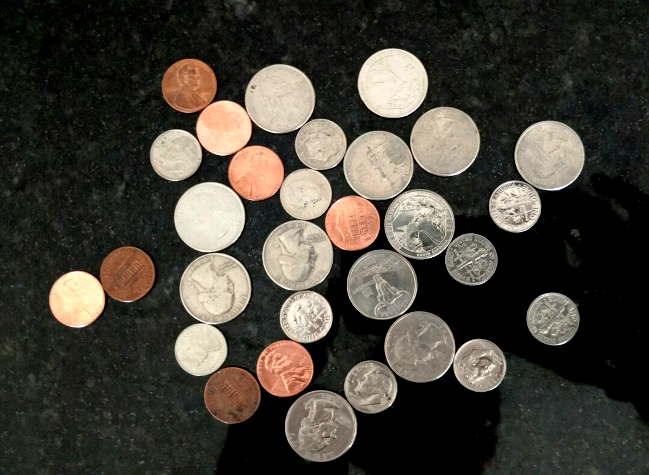
#> input picture sample-images/quarters_dimes_pennies.png, 649 x 475 px
$ jupyter execute --allow-errors 'Hands-on Solutions.ipynb'   (shell and % lines are left out)   (Python 2 division)   (older library calls are emulated)
#> lines starting #> are read from the running program, lines starting #| are printed output that depends on the picture; after the words box and inside, x2 and y2 are one past the last pixel; in counts of white or black regions, pixels touching at a corner belong together
[cell 1]
import matplotlib.pyplot as plt
from skimage import color, feature


im = plt.imread('sample-images/quarters_dimes_pennies.png')
#> im is the input picture: shape (475, 649, 3) float32; mean R, G, B 0.271, 0.254, 0.219
gray_im = color.rgb2gray(im)
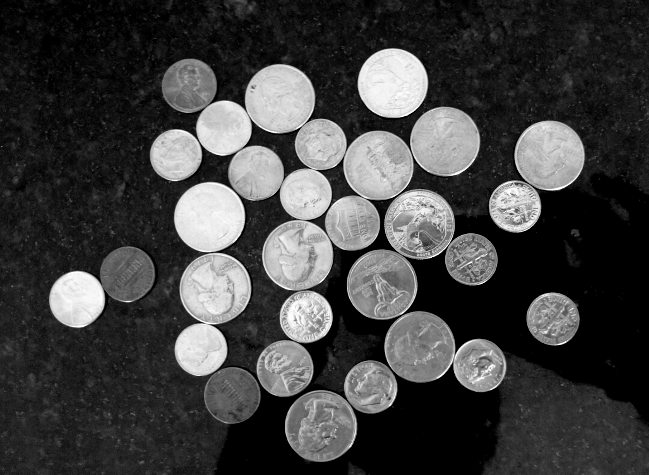
#> gray_im: shape (475, 649) float32; min 0, max 1, mean 0.255
plt.imshow(im)

The coins are much brighter than the background, so let's create a mask for the coins. Use li's method to automatically determine the correct threshold.

[cell 2]
from skimage.filters import threshold_li

coin_thresh = threshold_li(gray_im)
#> coin_thresh = 0.282
coin_mask = gray_im > coin_thresh
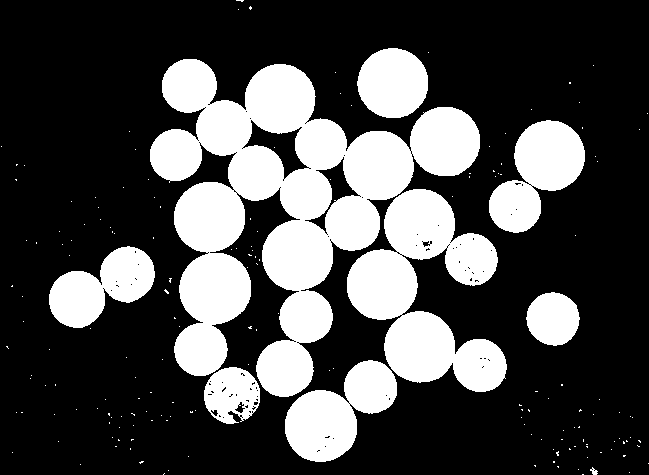
#> coin_mask: shape (475, 649) bool; 28.9% white; 177 white regions (168 under 20 px), largest, box (x1, y1, x2, y2) and area: (150, 59, 480, 397) 46677, (347, 189, 507, 392) 16247, (285, 360, 397, 462) 6309
plt.imshow(coin_mask, cmap='gray')

There is some noise, use morphology operators to clean up the mask.

[cell 3]
from skimage import morphology
from skimage.morphology import disk

coin_mask_clean = morphology.remove_small_objects(coin_mask)
#> coin_mask_clean: shape (475, 649) bool; 28.7% white; 8 white regions, largest, box (x1, y1, x2, y2) and area: (150, 59, 480, 397) 46672, (347, 189, 507, 392) 16246, (285, 360, 397, 462) 6309
coin_mask_clean = morphology.remove_small_objects(~coin_mask_clean)
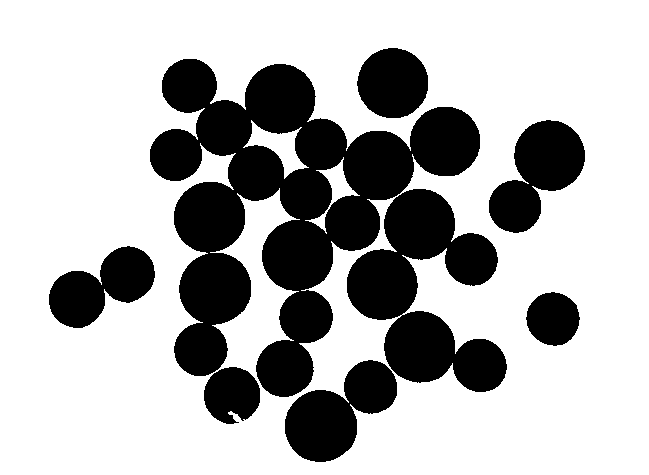
#> coin_mask_clean: shape (475, 649) bool; 71.2% white; 8 black regions, largest, box (x1, y1, x2, y2) and area: (150, 59, 480, 397) 46707, (347, 189, 507, 392) 16330, (285, 360, 397, 462) 6324

plt.imshow(~coin_mask_clean, cmap='gray')

While not 100% perfect, it's close enough, and we will use this mask going forward. Use the coin mask that you created to set the background of the original color image to black, and display display it. You should be able to see the coins in color, but the counter (and the reflections in the counter should be black). While you're at it, set the background of the grayscale image to zero as well. From now on, we don't have to worry about the background affecting our results because we've masked it out.

[cell 4]
im[coin_mask_clean] = 0
gray_im[coin_mask_clean] = 0
plt.imshow(im)

Now that we've segmented the foreground from the background, we want to distinguish the coins from each other. Use the watershed-based segmentation that was introduced in the cell counting demo. Print the number of coins in the image.

[cell 5]
from scipy import ndimage as ndi
from skimage import measure
import numpy as np

def watershed_segmentation(mask):
    distance_im = ndi.distance_transform_edt(~mask)
    peaks_im = feature.peak_local_max(distance_im, indices=False)
#> peaks_im: shape (475, 649) bool; 0.02% white in thin lines or dots, all inside (x1, y1, x2, y2) = (76, 83, 553, 427)
    markers_im = measure.label(peaks_im)
#> markers_im: shape (475, 649) int32; 44 distinct labels, from 0 to 43
    labelled_im = morphology.watershed(-distance_im, markers_im, mask=~coin_mask_clean)
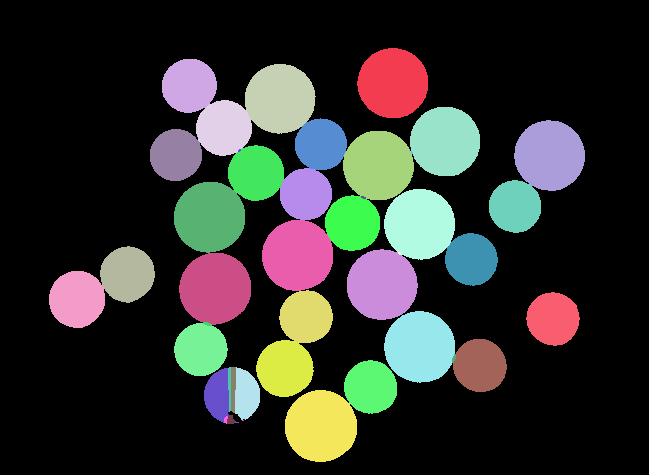
#> labelled_im: shape (475, 649) int32; 44 distinct labels, from 0 to 43; one colour per label, 0 black
    return labelled_im


labelled_coin_im = watershed_segmentation(coin_mask_clean)

print 'There are %i coins in the image.' % (len(np.unique(labelled_coin_im)) - 1)
#| There are 43 coins in the image.
plt.imshow(labelled_coin_im);

Look up the documentation for scikit-image function `regionprops` online. Use this function with the labelled coins image to compute the area of each coin and the location of each coin's center (called the "centroid"). `imshow` the original image and use matplotlib's `text` function to label each coin with its area.

[cell 6]
regions = measure.regionprops(labelled_coin_im)
#> regions = 43 regions; largest, box (x1, y1, x2, y2) and area: (285, 390, 357, 462) 4096, (179, 253, 251, 325) 4054, (384, 311, 455, 383) 3998, (262, 220, 333, 291) 3995, (174, 182, 245, 253) 3977

plt.imshow(im)

for region in regions:
    y, x = region.centroid
    area = region.area
    area_str = '%.1f' % (area/100)
    plt.text(x, y, area_str, color='k', ha='center', va='center')  # ha, va = horizontal alignment,vertical aligment
#> this loop made 43 passes
#> (y, x, area, area_str) on passes 1, 2, 3, 4, 5, 6, 9, 10, 11, 12, 13, 15: (82.69, 392.5, 3905, '39.0'), (85.27, 188.8, 2343, '23.4'), (98.35, 279.6, 3876, '38.8'), (127.5, 223.4, 2432, '24.3'), (141, 444.7, 3853, '38.5'), (144, 320.4, 2124, '21.2'), (154.5, 175.4, 2143, '21.4'), (155.1, 549.2, 3907, '39.1'), (165, 377.9, 3885, '38.9'), (172.5, 255.6, 2442, '24.4'), (193.7, 305.4, 2145, '21.4'), (206, 514.6, 2169, '21.7')

It is possible to separate the coins on the basis of size. Play with different size thresholds and see if you can separate the regions (the output of `regionprops`) by size in order to identify the coins.

[cell 7]
max_dime_area = 2300
min_quarter_area = 3800
value = 0.

plt.imshow(im)

for region in regions:
    y, x = region.centroid
    area = region.area
    if area <= max_dime_area:
        coin_name = 'D'
        value += 10
    elif area >= min_quarter_area:
        coin_name = 'Q'
        value += 25
    else:
        coin_name = 'P'
        value += 1
    plt.text(x, y, coin_name, ha='center', va='center')  # ha, va = horizontal alignment,vertical aligment
#> this loop made 43 passes
#> (y, x, area, coin_name, value) on passes 1, 2, 3, 4, 5, 6, 9, 10, 11, 12, 13, 15: (82.69, 392.5, 3905, 'Q', 25), (85.27, 188.8, 2343, 'P', 26), (98.35, 279.6, 3876, 'Q', 51), (127.5, 223.4, 2432, 'P', 52), (141, 444.7, 3853, 'Q', 77), (144, 320.4, 2124, 'D', 87), (154.5, 175.4, 2143, 'D', 117), (155.1, 549.2, 3907, 'Q', 142), (165, 377.9, 3885, 'Q', 167), (172.5, 255.6, 2442, 'P', 168), (193.7, 305.4, 2145, 'D', 178), (206, 514.6, 2169, 'D', 198)
#> after the loop, value = 547

print 'Total value of coins is $%.2f' % (value/100)
#| Total value of coins is $5.47

[cell 8]
from scipy.signal import fftconvolve  # fftconvolve is usually much faster than plain convolve (they do the same thing)
import numpy as np

# difference of gaussians


im = plt.imread('sample-images/coins.png')
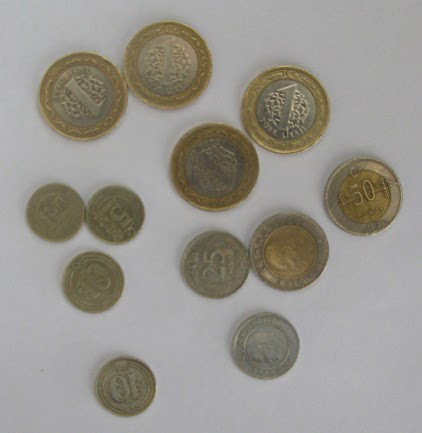
#> input picture sample-images/coins.png, 422 x 433 px
#> im is the input picture: shape (433, 422, 3) float32; mean R, G, B 0.598, 0.585, 0.557
gray_im = color.rgb2gray(im)
#> gray_im: shape (433, 422) float32


for sigma1 in range(14, 36, 2):

#     sigma1 = 13.
    sigma2 = 1.5*sigma1
    kern_sz = 3*sigma2

    x, y = np.mgrid[-kern_sz/2+1:kern_sz/2+1, -kern_sz/2+1:kern_sz/2+1]
    rsqr = x**2 + y**2
    gaussian1 = np.exp(-rsqr/sigma1**2)/sigma1
    gaussian2 = np.exp(-rsqr/sigma2**2)/sigma2
    dog_kern = gaussian1 - gaussian2
    dog_kern -= dog_kern.mean()

    blob_im = fftconvolve(gray_im, -dog_kern, mode='same')
    blob_im[blob_im<0] = 0

    plt.figure()
    plt.imshow(blob_im, cmap='gray')
    plt.title('sigma = %i' % sigma1)
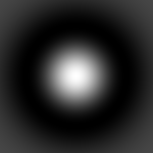
#> dog_kern: shape (153, 153) float64; min -0.00228, max 0.0116, mean -1.52e-19; drawn with min black and max white

The dimes and pennies are closer to each other in size, but the pennies have a copper color. Let's try to use the color of the pennies to select them.

[cell 9]
hsv = color.rgb2hsv(im)
#> hsv: shape (433, 422, 3) float32; mean of channels 0, 1, 2 0.315, 0.104, 0.601
plt.figure()
plt.imshow(hsv[..., 1], cmap='gray')
plt.title('saturation')

# sat_thresh = 0.3
#> (the rest of this cell did not finish here and is left out)

[cell 10]
plt.imshow(im[...,0], cmap='gray')
plt.title('red')

plt.figure()
plt.imshow(im[...,1], cmap='gray')
plt.title('blue')

plt.figure()
plt.imshow(im[...,2], cmap='gray')
plt.title('green')

[cell 11]
hsv = color.rgb2hsv(im)
plt.imshow(hsv[...,1], cmap='gray')

According to the documentation of the scikit-image's blob detector functions, the radius of each blob is approximately $r=\sqrt{2}\sigma$, or thus $\sigma=\frac{d}{2\sqrt{2}}$, where $d$ is the diamter. The small coins have a diameter of about $d=40$ or $d=50$, corresponding to $\sigma\approx14-18$. Make sure to make the kernel size large enough to encompass the whole coin!

[cell 12]
import matplotlib.pyplot as  plt
from skimage import color
from scipy.signal import fftconvolve  # fftconvolve is usually much faster than plain convolve (they do the same thing)
import numpy as np

im = plt.imread('sample-images/coins.png')
gray_im = color.rgb2gray(im)


for rval in range(18, 36, 2):

    kern_sz = 3*rval
    rmax = 1.5*rval
    x = np.linspace(-kern_sz/2, kern_sz/2, kern_sz)
    x, y = np.meshgrid(x, x)
    r = np.sqrt(x**2 + y**2)
    coin_kernel = -np.ones((kern_sz, kern_sz))
    coin_kernel[r<rval] = 1
    coin_kernel[r>rmax] = 0

    # nomalize
    mask = np.abs(coin_kernel) > 0
    coin_kernel[mask] -= coin_kernel[mask].mean()


    blob_im = fftconvolve(gray_im, -coin_kernel, mode='same')
    blob_im[blob_im<0] = 0

# [4 lines of commented-out code are left out]
    plt.figure()
    plt.imshow(blob_im, cmap='gray')
    plt.title('radius %i' % rval)
#> this loop made 9 passes
#> pass 1, `blob_im = fftconvolve(gray_im, -coin_kernel, mode='same')`:
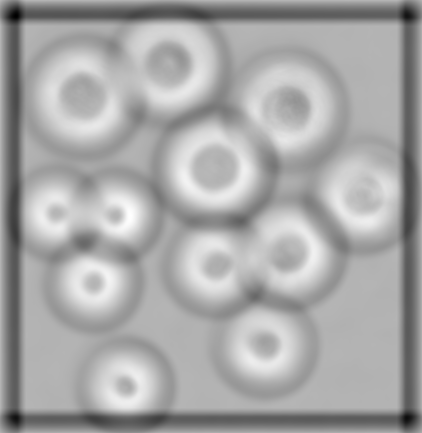
#> blob_im: shape (433, 422) float64; min -334.2, max 140.4, mean -22.5; drawn with min black and max white
#> after the loop:
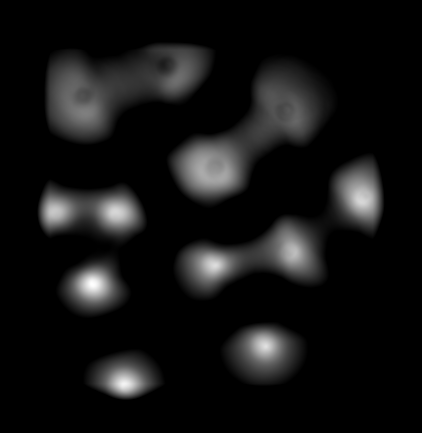
#> blob_im: shape (433, 422) float64; min 0, max 930.6, mean 69.7; drawn with min black and max white
#> after the loop:
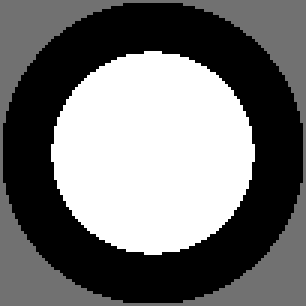
#> coin_kernel: shape (102, 102) float64 (shown 3 times larger); min -0.89, max 1.11, mean 6.56e-17; drawn with min black and max white
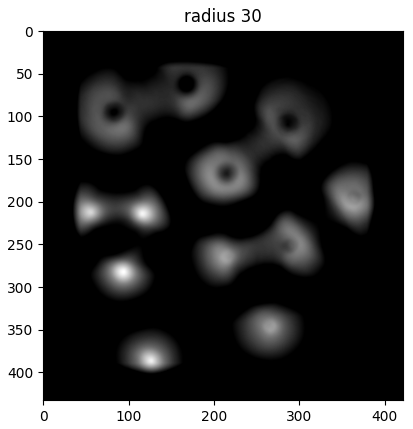
#> figure drawn by matplotlib, 1 panel
